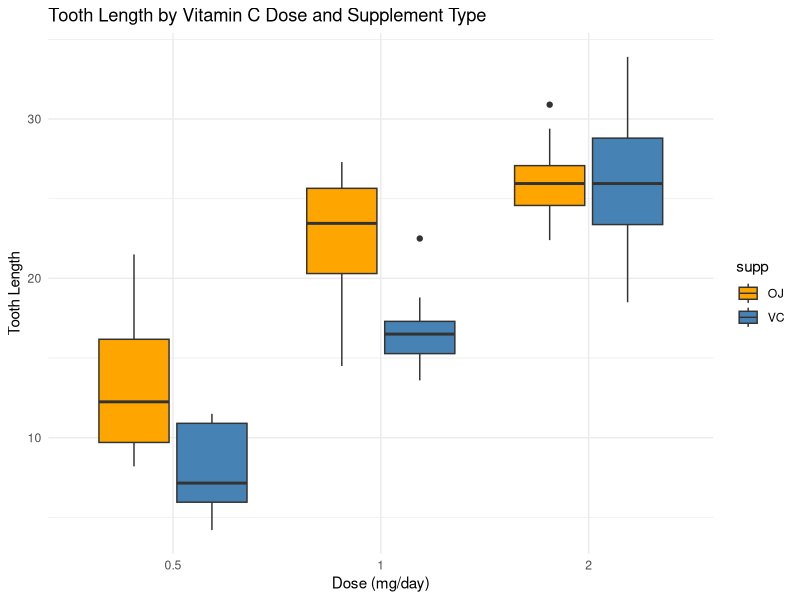

Write R code to recreate this figure.
## ---- chunk 1
# Summarizing the tooth length by dose and supplement type
aggregate(len ~ dose + supp, data = ToothGrowth, FUN = mean)

## ---- chunk 2
# Creating a grouped boxplot using the ggplot2
library(ggplot2)

ggplot(ToothGrowth, aes(x = factor(dose), y = len, fill = supp)) +
  geom_boxplot() +
  labs(title = "Tooth Length by Vitamin C Dose and Supplement Type",
       x = "Dose (mg/day)",
       y = "Tooth Length") +
  scale_fill_manual(values = c("orange", "steelblue")) +
  theme_minimal()
